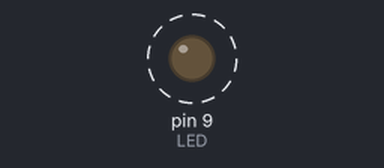
Bench run of a sketch on a simulated Arduino Uno, built with avr-gcc and run on an emulated ATmega328P. Shown: output pins drawn as LEDs (lit = HIGH). Dashed ring = blinking. What the sketch prints to the serial monitor is not drawn.

Above: at 0.2 s.
Timing chart, 0 to 5.8 s (numbered marks = the images above):
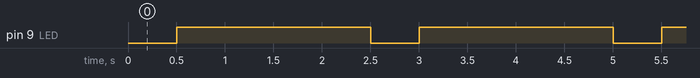

Measured:
- by itself, pin 9 (LED): alternates HIGH for 2.0 s and LOW for 0.50 s

The sketch:

exo2.ino
```cpp
#define LED 9
 long currentTime=0;

 long previousTime=0;

 long interval,interval1=500, interval2=2000;

 bool ledState=LOW;
void setup() {
  Serial.begin(9600);
  pinMode(LED,OUTPUT);
}
void loop() {
  currentTime=millis();
  if(ledState){
    interval=interval2;
  }
  else{
    interval=interval1;
  }
  if((currentTime-previousTime)>interval){
    previousTime=currentTime;
    ledState=!ledState;
    digitalWrite(LED,ledState);
    Serial.print(F("LED State : "));
    Serial.println(ledState);
  }
}


//ce programme allume la led orange pendant deux secondes, puis l'éteint pendant 0.5 secondes. En boucle.
```
